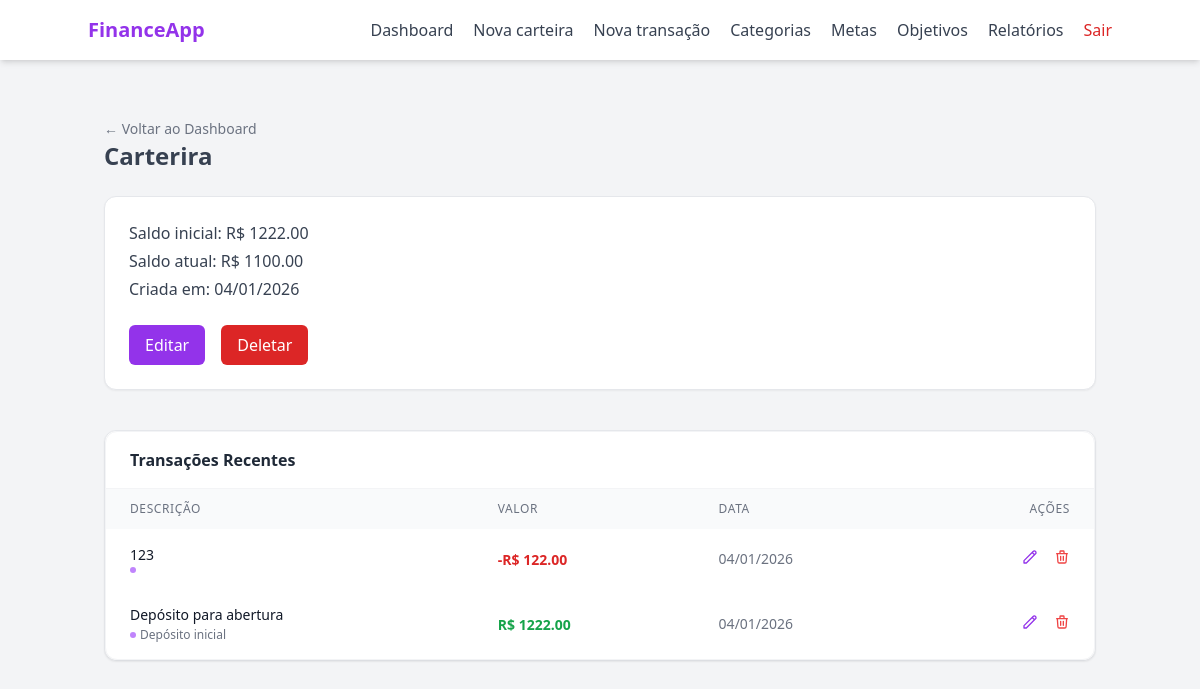
Page /wallet/1 (signed in) on the earlier database version.
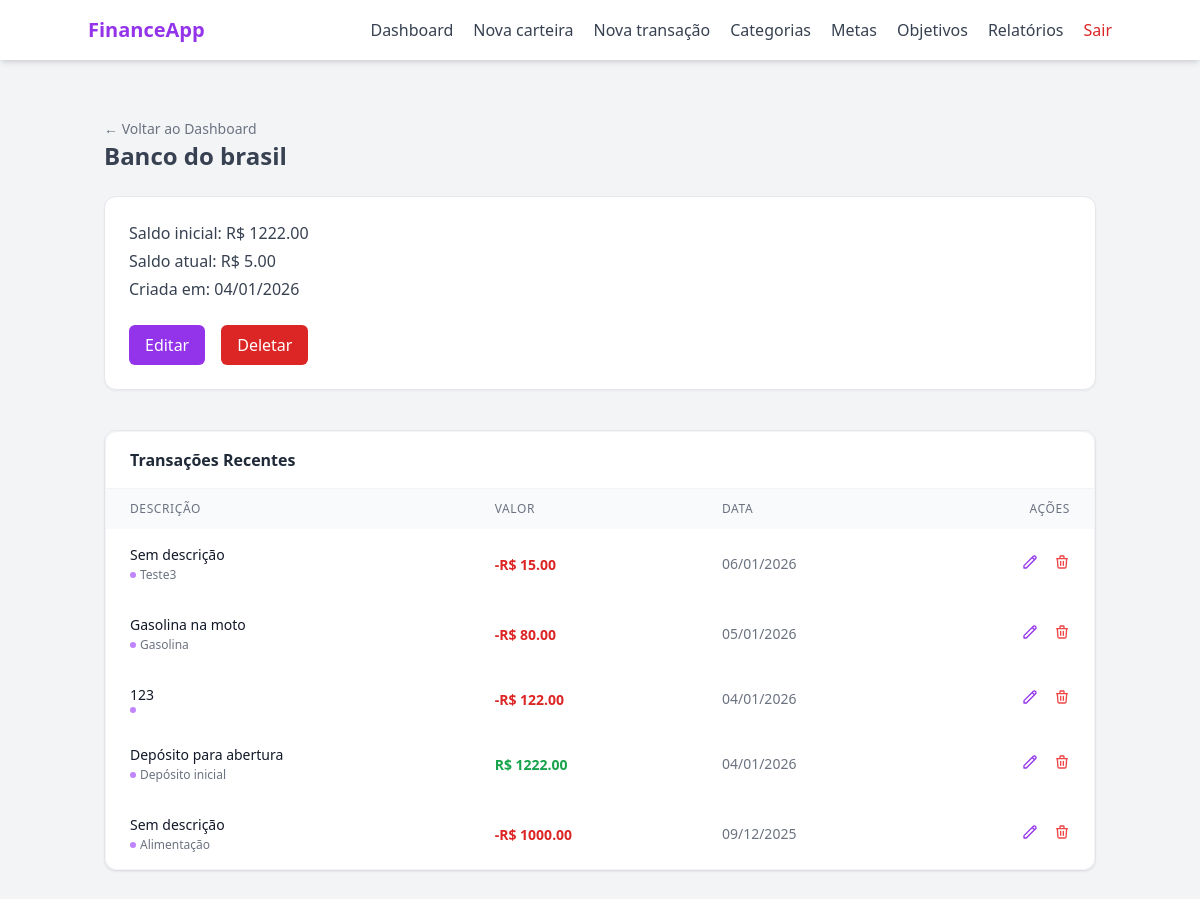
Same page on the later database version.
### models/wallet.py (models this page shows, shortened)
class Wallet(db.Model):
    __tablename__ = "wallets"
    id = db.Column(db.Integer, primary_key= True)
    wallet_name = db.Column(db.String(100), nullable= False)
    initial_balance = db.Column(db.Float, default= 0.0)
    current_balance = db.Column(db.Float, default= 0.0)
    is_active = db.Column(db.Boolean, default= True)
    created_at = db.Column(db.DateTime, default= lambda: datetime.now(timezone.utc).date())
    user_id = db.Column(db.Integer, db.ForeignKey("users.id"), nullable= False)

### models/transaction.py (models this page shows, shortened)
class Transaction(db.Model):
    __tablename__ = "transactions"
    id = db.Column(db.Integer, primary_key= True)
    transaction_type = db.Column(db.String(20), nullable= False)
    value = db.Column(db.Float, nullable= False)
    created_at = db.Column(db.Date, default= lambda: datetime.now(timezone.utc).date())
    description = db.Column(db.String(100), nullable= True)
    wallet_id = db.Column(db.Integer, db.ForeignKey("wallets.id"), nullable= False)
    category_id = db.Column(db.Integer, db.ForeignKey("categories.id"), nullable= True)
    category = db.relationship("Category", backref= "transactions", lazy= True)
    wallet = db.relationship("Wallet", backref= "transactions", lazy= True)

### models/category.py (models this page shows, shortened)
class Category(db.Model):
    __tablename__ = "categories"
    id = db.Column(db.Integer, primary_key= True)
    name = db.Column(db.String(100), nullable= False)
    type = db.Column(db.String(20), nullable= False)
    __mapper_args__ = {
        "polymorphic_on": type,
        "polymorphic_identity": "category"
    }

class SystemCategory(Category):
    __mapper_args__ = {
        "polymorphic_identity": "system"
    }
    is_default = db.Column(db.Boolean, default= True)

### routes/wallet_routes.py (the view)
@wallet_bp.route("/<int:wallet_id>", methods=["GET"])
@login_required
def wallet_detail_page(wallet_id):
    try:
        wallet = WalletController.get_wallet_by_id(wallet_id, current_user.id)
    except CarteiraInexistenteError as e:
        flash(str(e), "error")
        return redirect(url_for("main_bp.dashboard_page"))
    transactions = TransactionController.get_transactions_by_wallet(wallet_id)
    categories = CategoryController.get_user_categories(user_id=current_user.id)
    return render_template("wallet/detail.html", wallet= wallet, transactions= transactions, categories= categories)

### controllers/category_controller.py (called while the page is built)
    @staticmethod
    def get_user_categories(user_id):
        return UserCategory.query.filter_by(user_id= user_id).all()

### controllers/transaction_controller.py (called while the page is built)
    @staticmethod
    def get_transactions_by_wallet(wallet_id):
        return Transaction.query.filter_by(wallet_id=wallet_id).order_by(Transaction.created_at.desc()).order_by(Transaction.id.desc()).all()

### controllers/wallet_controller.py (called while the page is built)
    @staticmethod
    def get_wallet_by_id(wallet_id, user_id):
        wallet = Wallet.query.filter_by(id= wallet_id, user_id= user_id, is_active= True).first()
        if not wallet:
            raise CarteiraInexistenteError("Carteira não encontrada.")
        return wallet

### templates/wallet/detail.html (shortened to what the changed rows need)
{% extends "base.html" %}
{% block content %}
<div class="text-left pt-4">
    <a href="{{ url_for('main_bp.dashboard_page') }}" class="text-sm text-gray-500 hover:text-purple-600 transition-colors">
    </a>
</div>
<h1 class="text-2xl font-semibold text-gray-700 mb-6">
    {{ wallet.wallet_name }}
</h1>
<div class="bg-white shadow-sm rounded-xl p-6 border border-gray-200 mb-10">
    <div class="mb-6 space-y-1 text-gray-700">
        <p><span class="font-medium">Saldo inicial:</span> R$ {{ "%.2f"|format(wallet.initial_balance) }}</p>
        <p><span class="font-medium">Saldo atual:</span> R$ {{ "%.2f"|format(wallet.current_balance) }}</p>
        <p><span class="font-medium">Criada em:</span> {{ wallet.created_at.strftime("%d/%m/%Y") }}</p>
    </div>
    <div class="flex gap-4">
    </div>
</div>
<ul class="bg-white shadow-sm rounded-xl border border-gray-200 divide-y">
    <div class="bg-white rounded-xl shadow-sm border border-gray-100 overflow-hidden">
        <table class="w-full text-left border-collapse">
            <thead>
                <tr class="bg-gray-50 text-gray-500 text-xs uppercase tracking-wider">
                    <th class="px-6 py-3 font-medium">Descrição</th>
                    <th class="px-6 py-3 font-medium">Valor</th>
                    <th class="px-6 py-3 font-medium">Data</th>
                    <th class="px-6 py-3 font-medium text-right">Ações</th>
                </tr>
            </thead>
        {% for transaction in transactions %}
            <tbody class="divide-y divide-gray-100">
                <tr class="hover:bg-gray-50 transition-colors">
                    <td class="px-6 py-4">
                        <p class="text-sm font-medium text-gray-900">
                            {{ transaction.description if transaction.description else "Sem descrição" }}
                        </p>
                        <p class="text-xs text-gray-500 mt-0.5 flex items-center gap-1">
                            <span class="w-1.5 h-1.5 rounded-full bg-purple-400"></span>
                            {{ transaction.category.name }}
                        </p>
                    </td>
                    <td class="px-6 py-4">
                        {% if transaction.transaction_type == 'income' %}
                        <span class="text-sm font-bold text-green-600">R$ {{ "%.2f"|format(transaction.value) }}</span>
                        {% else %}
                        <span class="text-sm font-bold text-red-600">-R$ {{ "%.2f"|format(transaction.value) }}</span>
                        {% endif %}
                    </td>
                    <td class="px-6 py-4 text-sm text-gray-500">
                        {{ transaction.created_at.strftime('%d/%m/%Y') if transaction.created_at else "Sem data" }}
                    </td>
                    <td class="px-6 py-4 text-right">
                        <button class="text-purple-600 hover:text-purple-700 mr-3"
                            title="Editar"
                            onclick="openEditTransactionModal(
                                '{{ url_for('transaction_bp.edit_transaction', transaction_id=transaction.id) }}',
                                '{{transaction.value}}',
                                '{{ transaction.created_at.strftime('%Y-%m-%d') if transaction.created_at else '' }}',
                                '{{transaction.description}}',
                                '{{transaction.category_id}}'
                            )"
                            {% if transaction.category.type == 'system' %} disabled {% endif %}>
                            <svg class="w-4 h-4" fill="none" stroke="currentColor" viewBox="0 0 24 24"><path stroke-linecap="round" stroke-linejoin="round" stroke-width="2" d="M15.232 5.232l3.536 3.536m-2.036-5.036a2.5 2.5 0 113.536 3.536L6.5 21.036H3v-3.572L16.732 3.732z"></path></svg>
                        </button>
                        <button class="text-red-500 hover:text-red-700"
                            title="Deletar"
                            onclick="openConfirmModal(
                            '{{ url_for('transaction_bp.delete_transaction', transaction_id=transaction.id) }}',
                            'Excluir Transação',
                            'Tem certeza que deseja apagar a transação de R$ {{ transaction.value }}? O saldo da carteira será atualizado.'
                            )"
                            class="text-red-600 hover:text-red-800 hover:underline transition-colors font-medium text-sm flex items-center gap-1"
                            {% if transaction.category.type == 'system' %} disabled {% endif %}>
                            <svg class="w-4 h-4" fill="none" stroke="currentColor" viewBox="0 0 24 24"><path stroke-linecap="round" stroke-linejoin="round" stroke-width="2" d="M19 7l-.867 12.142A2 2 0 0116.138 21H7.862a2 2 0 01-1.995-1.858L5 7m5 4v6m4-6v6m1-10V4a1 1 0 00-1-1h-4a1 1 0 00-1 1v3M4 7h16"></path></svg>
                        </button>
                    </td>
                </tr>
            {% endfor %}
                </tbody>
            </table>
        </div>
{% endblock %}

Differences in the rows shown:
changed Wallet: wallet_name "Carterira" → "Banco do brasil"; current_balance "1100.00" → "5.00"
added Transaction: value "15.00"
added Transaction: value "80.00"
added Transaction: value "1000.00"
